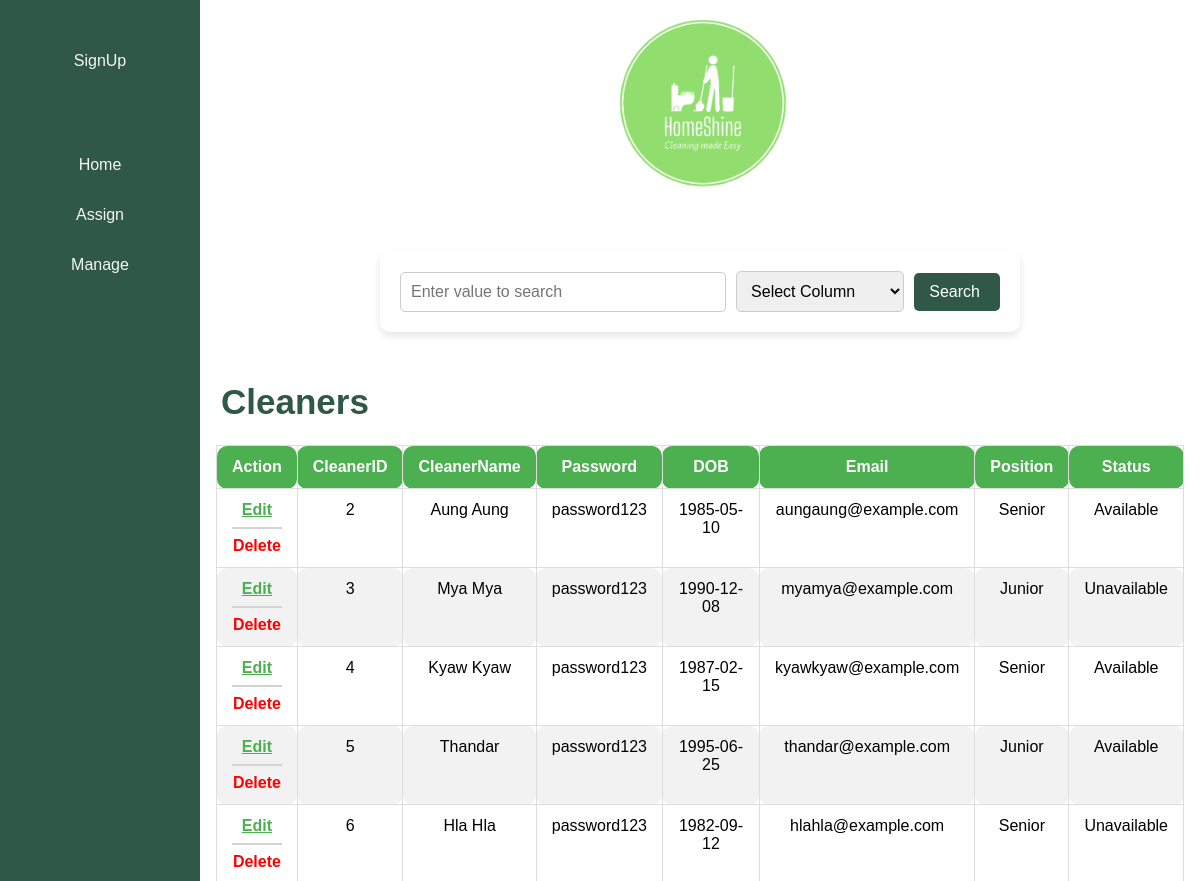
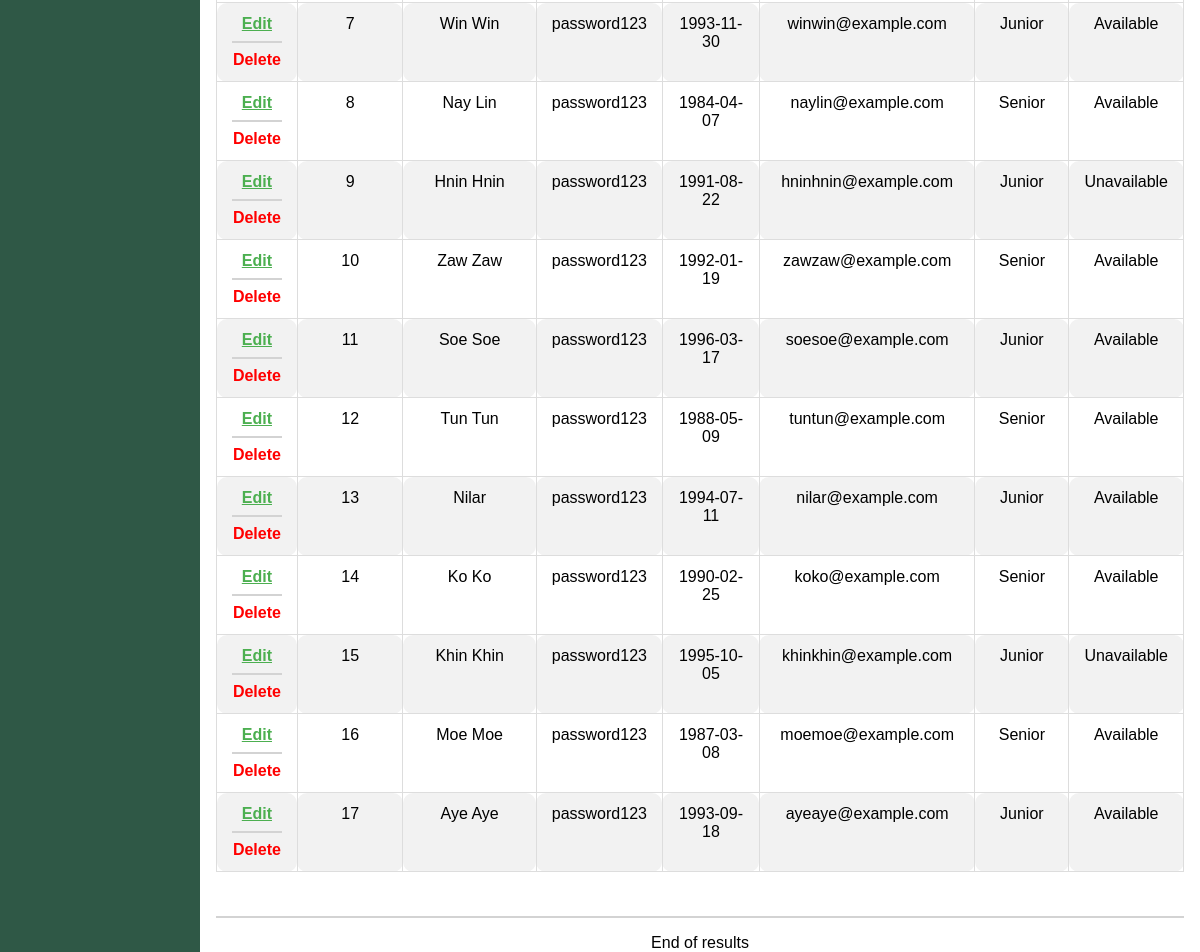
Screenshot of /MagCleaner.php with the database file from the repository (2 pictures, top to bottom).
### tables this page shows
CREATE TABLE `cleaner` (
  `CleanerID` int(11) NOT NULL,
  `CleanerPassword` varchar(100) NOT NULL,
  `CleanerName` varchar(200) DEFAULT NULL,
  `CleanerDOB` date DEFAULT NULL,
  `CleanerEmail` varchar(200) DEFAULT NULL,
  `CleanerPosition` varchar(200) DEFAULT NULL,
  `CleanerStatus` varchar(100) DEFAULT NULL
);

### MagCleaner.php (the view, shortened to what this page needs)
<?php
include("ConnectDB.php");
if (isset($_GET['btnSearch']))
{
    $Col = $_GET['column'];
    $search = $_GET['data'];
    $query = "SELECT * FROM cleaner WHERE $Col = '$search'";
}
else
{
$query = "SELECT * FROM cleaner";
}
$result = $connection->query($query);
?>
<html lang="en">
<head>
    <link rel="stylesheet" type="text/css" href="Style.css">
</head>
<body>
<?php include('Anavbar.php'); ?>
<div class="content">
 <center>
 <div class="Adminbanner">
<img src="img/bannertrans.png" alt="">
 </div>
 </center>
 <form class="search-container" method="GET">
        <input type="text" name="data" placeholder="Enter value to search" required>
        <select name="column" required>
            <option value="" disabled selected>Select Column</option>
        </select>
        <button type="submit" name = "btnSearch">
            Search <i class="fas fa-search"></i>
        </button>
    </form>
<h1>Cleaners</h1>
<div class="admintable">
<table border="1">
    <thead>
        <tr>
            <th>Action</th>
            <th>CleanerID</th>
            <th>CleanerName</th>
            <th>Password</th>
            <th>DOB</th>
            <th>Email</th>
            <th>Position</th>
            <th>Status</th>
        </tr>
    </thead>
    <tbody>
        <?php while($row = $result->fetch_assoc()) { ?>
            <tr>
                <td>
                    <a href="MagCleanerDetail.php?CleanerID=<?php echo $row['CleanerID']; ?>">
                        Edit
                    </a><br><hr>
                    <a  href="delete.php?ID=<?php echo $row['CleanerID']; ?>&tblName=cleaner"
                        onclick="return confirm('Are you sure you want to delete this cleaner Account?');"
                        style="color: red; text-decoration: none;">Delete</a>
                </td>
                <td><?php echo $row['CleanerID']; ?></td>
                <td><?php echo $row['CleanerName']; ?></td>
                <td><?php echo $row['CleanerPassword']; ?></td>
                <td><?php echo $row['CleanerDOB']; ?></td>
                <td><?php echo $row['CleanerEmail']; ?></td>
                <td><?php echo $row['CleanerPosition']; ?></td>
                <td><?php echo $row['CleanerStatus']; ?></td>
        <?php } ?>
    </tbody>
</table>
<br>
<br>
<hr>
<center><p>End of results</p></center>
</div>
</div>
</body>
</html>

### Anavbar.php (shortened to what this page needs)
<div class="sidebar">
<center>
    <br>
    <br>
  <?php
           if(isset($_SESSION['AdminID']))
           {
               $AdminID = $_SESSION['AdminID'];
               include("ConnectDB.php");
               $sql = "SELECT * FROM admintbl WHERE AdminID='$AdminID'";
                   $result = mysqli_query($connection,$sql);
                   $record = mysqli_fetch_assoc($result);
               $Name = $record['AdminUsername'];
               $initial = strtoupper($Name[0]);
               echo "<div class='profile-initial'><a href='AdminProfile.php'>$initial </a></div>";
               echo "<a href='AdminProfile.php'>$Name [edit]</a>";
                }
         else {
           echo "<a href='AdminReg.php'>SignUp</a>";
           }
           ?>
           <br><br><br>
<a href="AHome.php" class="<?= basename($_SERVER['PHP_SELF']) == 'AHome.php' ? 'active' : '' ?>">Home</a>
<a href="Assign.php" class="<?= basename($_SERVER['PHP_SELF']) == 'Assign.php' ? 'active' : '' ?>">Assign</a>
<a href="Manage.php" class="<?= basename($_SERVER['PHP_SELF']) == 'Manage.php' ? 'active' : '' ?>">Manage</a>
         </div>

### Style.css (style rules this page uses)
body { font-family: Arial, sans-serif; margin: 0; padding: 0; display: flex; }
.sidebar { margin: 0; padding: 0; width: 200px; background-color: #2F5846; position: fixed; height: 100%; overflow: auto; }
.sidebar a { display: block; color:#F6F6F6; padding: 16px; text-decoration: none; }
div.content { margin-left: 200px; padding: 1px 16px; height: 1000px; }
h1 { color: #2F5846; padding-left: 5px; font-size: 35px; font-weight: bold; }
th, td { border: 2px solid black; border-radius: 10px; padding: 15px; text-align: center; border: 1px solid #ddd; padding-left: 20px; align-content: baseline; justify-content: baseline; }
input[type=text] { width: 300px; margin-bottom: 20px; padding: 12px; border: 1px solid #ccc; border-radius: 3px; }
a { color: #2196F3; }
hr { border: 1px solid lightgrey; }
.Adminbanner { display: grid; width: 150px; height: 200px; align-content: center; justify-content: center; }
.Adminbanner img { width: 200px; }
.admintable table { width: 100%; border-collapse: collapse; font-size: 16px; text-align: left; margin-top: 20px; }
.admintable table thead tr { background-color: #4CAF50; color: white; text-align: left; }
.admintable table th, .admintable table td { padding: 12px 15px; border-bottom: 1px solid #ddd; }
.admintable table tbody tr:nth-child(even) { background-color: #f2f2f2; }
.admintable table tbody td a { color: #4CAF50; text-decoration: underline; font-weight: bold; }
.search-container { max-width: 600px; margin: 50px auto; padding: 20px; background-color: #fff; border-radius: 10px; box-shadow: 0 4px 8px rgba(0, 0, 0, 0.1); display: flex; align-items: center; }
.search-container input[type="text"] { margin:auto; width: 100%; padding: 10px; font-size: 16px; margin-right: 10px; border: 1px solid #ccc; border-radius: 5px; }
.search-container select { margin:auto; width: 50%; padding: 10px; font-size: 16px; margin-right: 10px; border: 1px solid #ccc; border-radius: 5px; }
.search-container button { padding: 10px 15px; background-color: #2F5846; border: none; color: #fff; font-size: 16px; border-radius: 5px; cursor: pointer; }

### rows the page displays
cleaner: CleanerID "2", CleanerName "Aung Aung", CleanerPassword "password123", CleanerDOB "1985-05-10", CleanerEmail "aungaung@example.com", CleanerPosition "Senior", CleanerStatus "Available"
cleaner: CleanerID "3", CleanerName "Mya Mya", CleanerPassword "password123", CleanerDOB "1990-12-08", CleanerEmail "myamya@example.com", CleanerPosition "Junior", CleanerStatus "Unavailable"
cleaner: CleanerID "4", CleanerName "Kyaw Kyaw", CleanerPassword "password123", CleanerDOB "1987-02-15", CleanerEmail "kyawkyaw@example.com", CleanerPosition "Senior", CleanerStatus "Available"
cleaner: CleanerID "5", CleanerName "Thandar", CleanerPassword "password123", CleanerDOB "1995-06-25", CleanerEmail "thandar@example.com", CleanerPosition "Junior", CleanerStatus "Available"
cleaner: CleanerID "6", CleanerName "Hla Hla", CleanerPassword "password123", CleanerDOB "1982-09-12", CleanerEmail "hlahla@example.com", CleanerPosition "Senior", CleanerStatus "Unavailable"
cleaner: CleanerID "7", CleanerName "Win Win", CleanerPassword "password123", CleanerDOB "1993-11-30", CleanerEmail "winwin@example.com", CleanerPosition "Junior", CleanerStatus "Available"
cleaner: CleanerID "8", CleanerName "Nay Lin", CleanerPassword "password123", CleanerDOB "1984-04-07", CleanerEmail "naylin@example.com", CleanerPosition "Senior", CleanerStatus "Available"
cleaner: CleanerID "9", CleanerName "Hnin Hnin", CleanerPassword "password123", CleanerDOB "1991-08-22", CleanerEmail "hninhnin@example.com", CleanerPosition "Junior", CleanerStatus "Unavailable"
cleaner: CleanerID "10", CleanerName "Zaw Zaw", CleanerPassword "password123", CleanerDOB "1992-01-19", CleanerEmail "zawzaw@example.com", CleanerPosition "Senior", CleanerStatus "Available"
cleaner: CleanerID "11", CleanerName "Soe Soe", CleanerPassword "password123", CleanerDOB "1996-03-17", CleanerEmail "soesoe@example.com", CleanerPosition "Junior", CleanerStatus "Available"
cleaner: CleanerID "12", CleanerName "Tun Tun", CleanerPassword "password123", CleanerDOB "1988-05-09", CleanerEmail "tuntun@example.com", CleanerPosition "Senior", CleanerStatus "Available"
cleaner: CleanerID "13", CleanerName "Nilar", CleanerPassword "password123", CleanerDOB "1994-07-11", CleanerEmail "nilar@example.com", CleanerPosition "Junior", CleanerStatus "Available"
cleaner: CleanerID "14", CleanerName "Ko Ko", CleanerPassword "password123", CleanerDOB "1990-02-25", CleanerEmail "koko@example.com", CleanerPosition "Senior", CleanerStatus "Available"
cleaner: CleanerID "15", CleanerName "Khin Khin", CleanerPassword "password123", CleanerDOB "1995-10-05", CleanerEmail "khinkhin@example.com", CleanerPosition "Junior", CleanerStatus "Unavailable"
cleaner: CleanerID "16", CleanerName "Moe Moe", CleanerPassword "password123", CleanerDOB "1987-03-08", CleanerEmail "moemoe@example.com", CleanerPosition "Senior", CleanerStatus "Available"
cleaner: CleanerID "17", CleanerName "Aye Aye", CleanerPassword "password123", CleanerDOB "1993-09-18", CleanerEmail "ayeaye@example.com", CleanerPosition "Junior", CleanerStatus "Available"
